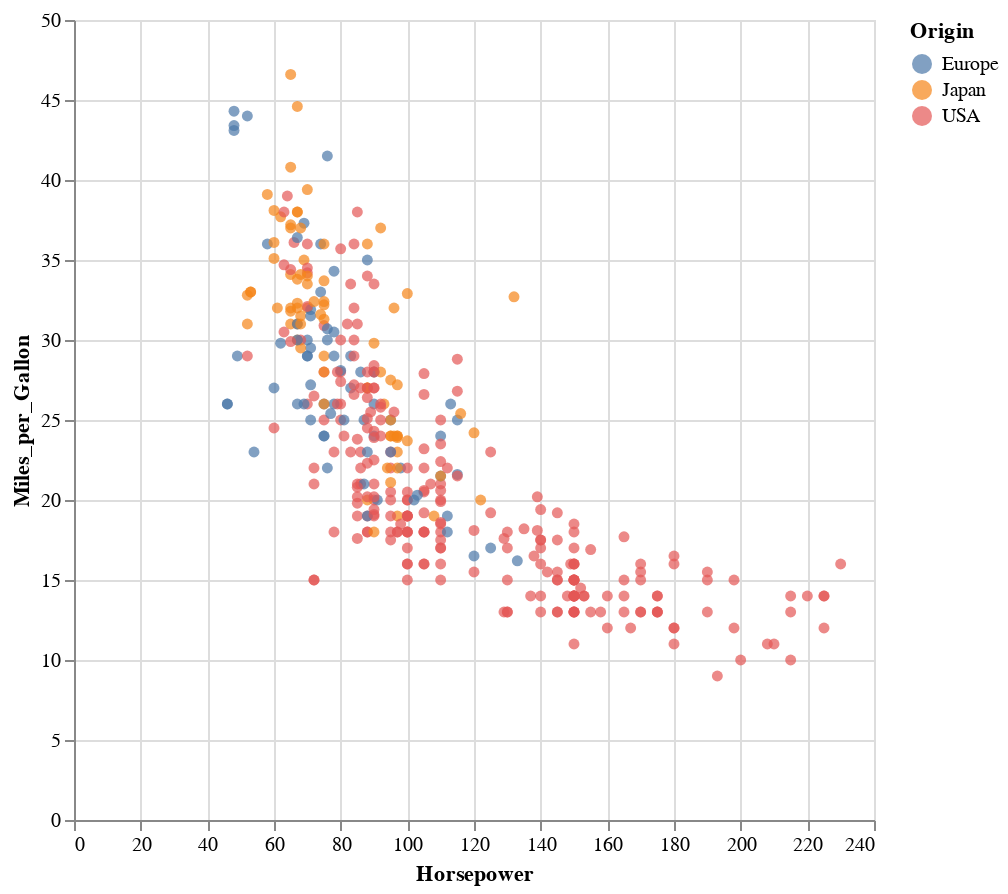

Notebook source saved alongside this figure:
### Code cell
dataset("cars") |>
@vlplot(
    :circle,
    x=:Horsepower,
    y=:Miles_per_Gallon,
    color=:Origin,
    width=400,
    height=400,
    tooltip={:Name} # single tooltip
)

### Figure 1 — Vega specification as saved in the notebook (floating-point values rounded to 4 significant figures; data arrays with more than 128 entries replaced by an {"elided": "..."} marker saying what was removed)
{"$schema": "https://vega.github.io/schema/vega/v5.json", "axes": [{"aria": false, "domain": false, "grid": true, "gridScale": "y", "labels": false, "maxExtent": 0, "minExtent": 0, "orient": "bottom", "scale": "x", "tickCount": {"signal": "ceil(width/40)"}, "ticks": false, "zindex": 0}, {"aria": false, "domain": false, "grid": true, "gridScale": "x", "labels": false, "maxExtent": 0, "minExtent": 0, "orient": "left", "scale": "y", "tickCount": {"signal": "ceil(height/40)"}, "ticks": false, "zindex": 0}, {"grid": false, "labelFlush": true, "labelOverlap": true, "orient": "bottom", "scale": "x", "tickCount": {"signal": "ceil(width/40)"}, "title": "Horsepower", "zindex": 0}, {"grid": false, "labelOverlap": true, "orient": "left", "scale": "y", "tickCount": {"signal": "ceil(height/40)"}, "title": "Miles_per_Gallon", "zindex": 0}], "background": "white", "data": [{"name": "source_0", "values": {"elided": "406 records"}}, {"name": "data_0", "source": "source_0", "transform": [{"expr": "isValid(datum[\"Horsepower\"]) && isFinite(+datum[\"Horsepower\"]) && isValid(datum[\"Miles_per_Gallon\"]) && isFinite(+datum[\"Miles_per_Gallon\"])", "type": "filter"}]}], "height": 400, "legends": [{"encode": {"symbols": {"update": {"opacity": {"value": 0.7}}}}, "fill": "color", "symbolType": "circle", "title": "Origin"}], "marks": [{"encode": {"update": {"ariaRoleDescription": {"value": "circle"}, "description": {"signal": "\"Horsepower: \" + (format(datum[\"Horsepower\"], \"\")) + \"; Miles_per_Gallon: \" + (format(datum[\"Miles_per_Gallon\"], \"\")) + \"; Origin: \" + (isValid(datum[\"Origin\"]) ? datum[\"Origin\"] : \"\"+datum[\"Origin\"]) + \"; Name: \" + (isValid(datum[\"Name\"]) ? datum[\"Name\"] : \"\"+datum[\"Name\"])"}, "fill": {"field": "Origin", "scale": "color"}, "opacity": {"value": 0.7}, "shape": {"value": "circle"}, "tooltip": {"signal": "isValid(datum[\"Name\"]) ? datum[\"Name\"] : \"\"+datum[\"Name\"]"}, "x": {"field": "Horsepower", "scale": "x"}, "y": {"field": "Miles_per_Gallon", "scale": "y"}}}, "from": {"data": "data_0"}, "name": "marks", "style": ["circle"], "type": "symbol"}], "padding": 5, "scales": [{"domain": {"data": "data_0", "field": "Horsepower"}, "name": "x", "nice": true, "range": [0, {"signal": "width"}], "type": "linear", "zero": true}, {"domain": {"data": "data_0", "field": "Miles_per_Gallon"}, "name": "y", "nice": true, "range": [{"signal": "height"}, 0], "type": "linear", "zero": true}, {"domain": {"data": "data_0", "field": "Origin", "sort": true}, "name": "color", "range": "category", "type": "ordinal"}], "style": "cell", "width": 400}
